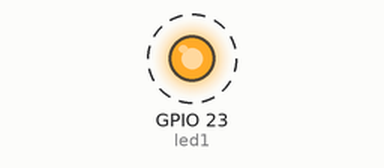
Bench run of a program on a simulated ESP32. On the bench: output pins drawn as LEDs (lit = HIGH). Dashed ring = blinking. What the program prints to the serial monitor is not drawn.

Above: at 0.2 s.
Timing chart, 0 to 3.0 s (numbered marks = the images above):
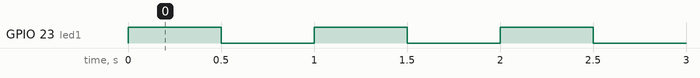

The program:

main.cpp
```cpp
#include <Arduino.h>

const int led1 = 23; // Pin of the LED

void toggleLED(void * parameter){
  for(;;){ // infinite loop

    // Turn the LED on
    digitalWrite(led1, HIGH);

    // Pause the task for 500ms
    vTaskDelay(500 / portTICK_PERIOD_MS);

    // Turn the LED off
    digitalWrite(led1, LOW);

    // Pause the task again for 500ms
    vTaskDelay(500 / portTICK_PERIOD_MS);
  }
  /* delete a task when finish, this will never happen because this is infinity loop */
  vTaskDelete( NULL );
}

void setup() {
  pinMode(led1, OUTPUT);
  Serial.begin(115200);
  xTaskCreate(
    toggleLED,    // Function that should be called
    "Toggle LED",   // Name of the task (for debugging)
    1000,            // Stack size (bytes)
    NULL,            // Parameter to pass
    1,               // Task priority
    NULL             // Task handle
  );
}

/* the forever loop() function is invoked by Arduino ESP32 loopTask */
void loop() {
  Serial.println("this is ESP32 Task");
  delay(1000);
}
```

Measured:
- by itself, GPIO 23 (led1): alternates HIGH for 0.50 s and LOW for 0.50 s
